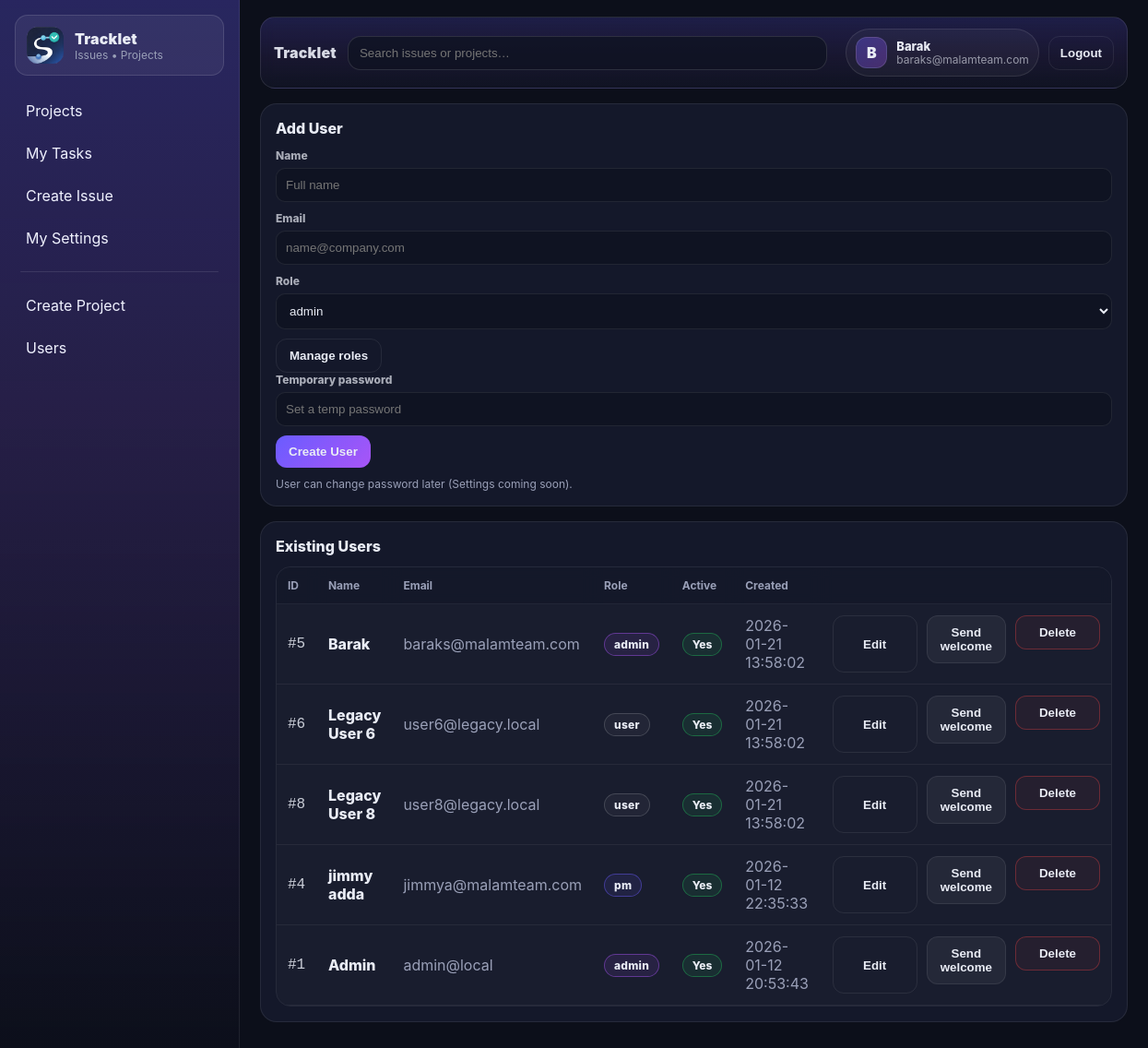
Page /admin/users (signed in) on the earlier database version.
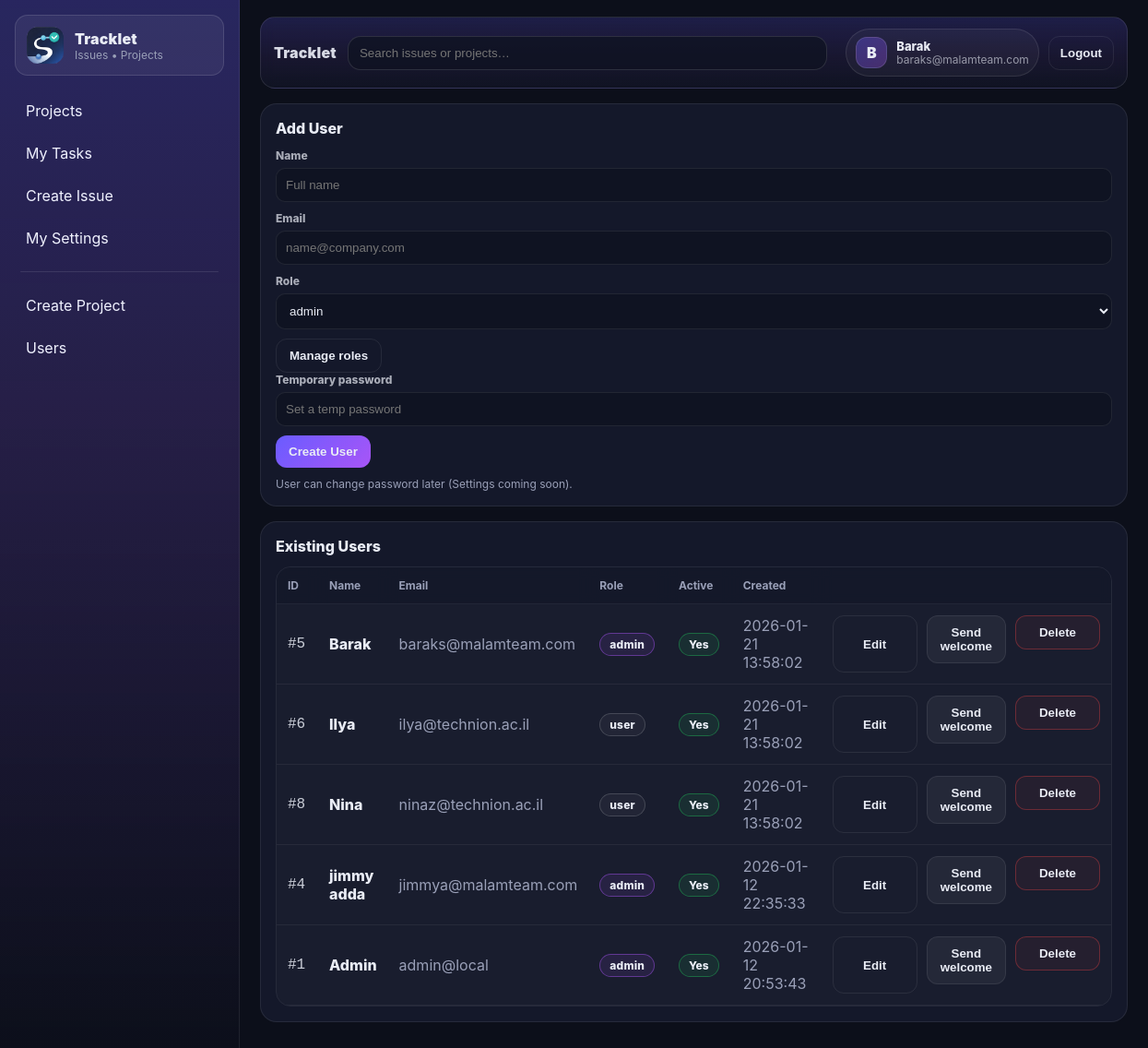
Same page on the later database version.
### tables this page shows
CREATE TABLE users (
  id INTEGER PRIMARY KEY AUTOINCREMENT,
  email TEXT NOT NULL UNIQUE,
  password_hash TEXT NOT NULL,
  name TEXT NOT NULL,
  role TEXT NOT NULL DEFAULT 'user',     -- admin|pm|user
  photo_path TEXT,
  is_active INTEGER NOT NULL DEFAULT 1,
  created_at TEXT NOT NULL DEFAULT (datetime('now'))
);

### app.py (the view)
@app.get("/admin/users")
@login_required
def admin_users():
    if not is_admin():
        abort(403)
    return render_template(
        "admin_users.html",
        users=list_users_admin(),
        roles=list_roles_active(),
    )

### TrackletDB.py (called while the page is built)
def get_db_path() -> str:
    return settings.DB_PATH

def _ensure_parent(db_path: str) -> None:
    Path(db_path).parent.mkdir(parents=True, exist_ok=True)

def get_connection() -> sqlite3.Connection:
    db_path = get_db_path()
    _ensure_parent(db_path)
    conn = sqlite3.connect(db_path, detect_types=sqlite3.PARSE_DECLTYPES)
    conn.row_factory = sqlite3.Row
    conn.execute("PRAGMA foreign_keys = ON;")
    conn.execute("PRAGMA journal_mode = WAL;")
    return conn

def db_read_one(sql: str, params: tuple[Any, ...] = ()) -> Optional[sqlite3.Row]:
    conn = get_connection()
    try:
        cur = conn.cursor()
        cur.execute(sql, params)
        return cur.fetchone()
    finally:
        conn.close()

def db_read_all(sql: str, params: tuple[Any, ...] = ()) -> list[sqlite3.Row]:
    conn = get_connection()
    try:
        cur = conn.cursor()
        cur.execute(sql, params)
        return cur.fetchall()
    finally:
        conn.close()

def get_user_by_id(user_id: int) -> Optional[sqlite3.Row]:
    return db_read_one("SELECT * FROM users WHERE id=? AND is_active=1", (user_id,))

def list_users_admin() -> list[sqlite3.Row]:
    return db_read_all("SELECT id, name, email, role, is_active, created_at FROM users ORDER BY created_at DESC")

def list_roles_active() -> list[sqlite3.Row]:
    return db_read_all("SELECT id, name FROM roles WHERE is_active=1 ORDER BY name")

### app.py (called while the page is built)
@app.context_processor
def inject_settings():
    return {"settings": settings}

@login_manager.user_loader
def load_user(user_id: str):
    row = get_user_by_id(int(user_id))
    return User(row) if row else None

def is_admin() -> bool:
    return current_user.is_authenticated and current_user.role == "admin"

    @property
    def is_active(self):
        return self._is_active

### templates/admin_users.html (shortened to what this page needs)
{% extends "layout.html" %}
{% set title = "Users" %}
{% block content %}
<div class="card">
  <div class="card-title">Add User</div>
  <form method="post" action="{{ url_for('admin_users_post') }}" >
    <label class="label">Name</label>
    <input name="name" required placeholder="Full name">
    <label class="label">Email</label>
    <input name="email" type="email" required placeholder="name@company.com">
    <label class="label">Role</label>
    <select name="role" id="roleSelect">
    {% for r in roles %}
        <option value="{{ r.name }}">{{ r.name }}</option>
    {% endfor %}
    </select>
    <button class="btn btn-ghost" type="button" onclick="openRolesModal()" style="margin-bottom:0;">
    Manage roles
    </button>
    <label class="label">Temporary password</label>
    <input name="password" required placeholder="Set a temp password">
    <button class="btn btn-primary" type="submit">Create User</button>
    <div class="muted" style="font-size:12px;">
      User can change password later (Settings coming soon).
    </div>
  </form>
</div>
<div class="card">
  <div class="card-title">Existing Users</div>
  <div class="table-wrap">
    <table class="table table-users">
      <thead>
        <tr>
          <th style="width:80px;">ID</th>
          <th>Name</th>
          <th>Email</th>
          <th style="width:120px;">Role</th>
          <th style="width:110px;">Active</th>
          <th style="width:180px;">Created</th>
          <th style="width:120px;"></th>
        </tr>
      </thead>
      <tbody>
        {% for u in users %}
        <tr>
          <td class="mono">#{{ u.id }}</td>
          <td class="cell-strong">{{ u.name }}</td>
          <td class="muted">{{ u.email }}</td>
          <td>
            <span class="pill role-{{ u.role }}">{{ u.role }}</span>
          </td>
          <td>
            {% if u.is_active %}
              <span class="badge badge-ok">Yes</span>
            {% else %}
              <span class="badge badge-off">No</span>
            {% endif %}
          </td>
          <td class="muted">{{ (u.created_at or "")[:19] }}</td>
            <td style="text-align:right;">
              <div class="action-group">
                <button class="btn btn-ghost btn-topbar btn-action edit-user-btn"
                        type="button"
                        data-id="{{ u.id }}"
                        data-name="{{ u.name }}"
                        data-email="{{ u.email }}"
                        data-role="{{ u.role }}">
                  Edit
                </button>
            <form method="post" action="{{ url_for('admin_send_welcome', user_id=u.id) }}">
  <button class="btn btn-small">Send welcome</button>
</form>
                <form method="post"
                      action="{{ url_for('admin_user_delete', user_id=u.id) }}"
                      class="inline-form"
                      onsubmit="return confirm('Delete this user?\n\n• Issues will stay\n• Comments & events will be removed');">
                  <button class="btn btn-ghost btn-topbar btn-danger btn-action"
                          type="submit">
                    Delete
                  </button>
                </form>
              </div>
            </td>
        </tr>
        {% else %}
        <tr>
          <td colspan="6" class="muted">No users found.</td>
        </tr>
        {% endfor %}
      </tbody>
    </table>
  </div>
</div>
{% endblock %}

### templates/layout.html (shortened to what this page needs)
<!doctype html>
<html>
<head>
  <link rel="stylesheet" href="{{ url_for('static', filename='app.css') }}">
</head>
<body>
  <div class="app">
    <aside class="sidebar">
      <a class="brand" href="{{ url_for('my_tasks') }}">
        <img class="brand-img" src="{{ url_for('static', filename='img/tracklet_icon_128.png') }}" alt="Tracklet" />
        <div class="brand-text">
          <div class="brand-title">Tracklet</div>
          <div class="brand-sub">Issues • Projects</div>
        </div>
      </a>
    <nav class="nav">
      <a class="navlink" href="{{ url_for('projects_list') }}">Projects</a>
      <a class="navlink" href="{{ url_for('my_tasks') }}">My Tasks</a>
      <a class="navlink" href="{{ url_for('issue_new') }}">Create Issue</a>
      <a class="navlink" href="{{ url_for('my_settings') }}">My Settings</a>
      {% if current_user.is_authenticated and current_user.role == 'admin' %}
        <div class="nav-sep"></div>
        <a class="navlink" href="{{ url_for('admin_projects') }}">Create Project</a>
        <a class="navlink" href="{{ url_for('admin_users') }}">Users</a>
      {% endif %}
    </nav>
    </aside>
    <main class="main">
<div class="topbar">
  <div class="topbar-left">
    <div class="app-title">Tracklet</div>
    <form class="topbar-search" method="get" action="{{ url_for('search') }}">
      <input name="q" placeholder="Search issues or projects…" value="{{ request.args.get('q','') }}">
    </form>
  </div>
  {% if current_user.is_authenticated %}
  <div class="topbar-right">
    <div class="user-chip">
      <div class="user-avatar">{{ (current_user.name or "U")[:1] | upper }}</div>
      <div class="user-meta">
        <div class="user-name">{{ current_user.name }}</div>
        <div class="user-email">{{ current_user.email }}</div>
      </div>
    </div>
    <form method="post" action="{{ url_for('logout') }}">
      <button class="btn btn-ghost btn-topbar" type="submit">Logout</button>
    </form>
  </div>
  {% endif %}
</div>
      {% block content %}{% endblock %}
    </main>
  </div>
</body>
</html>

Differences in the rows shown:
changed users id 6: name "Legacy User 6" → "Ilya"; email "user6@legacy.local" → "ilya@technion.ac.il"
changed users id 8: name "Legacy User 8" → "Nina"; email "user8@legacy.local" → "ninaz@technion.ac.il"
changed users "jimmy adda": role "pm" → "admin"
